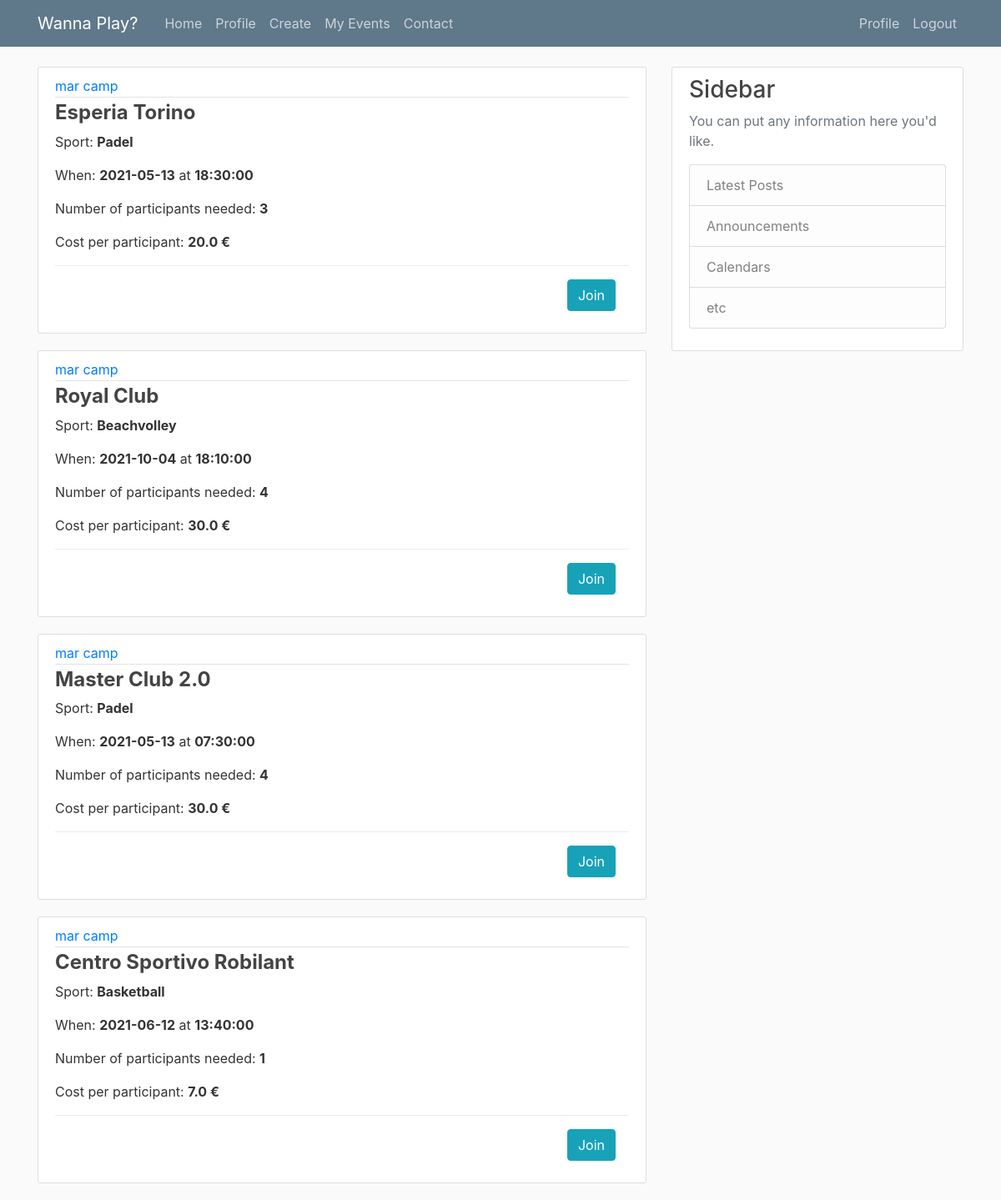
The page /home (signed in) on the database as committed earlier.
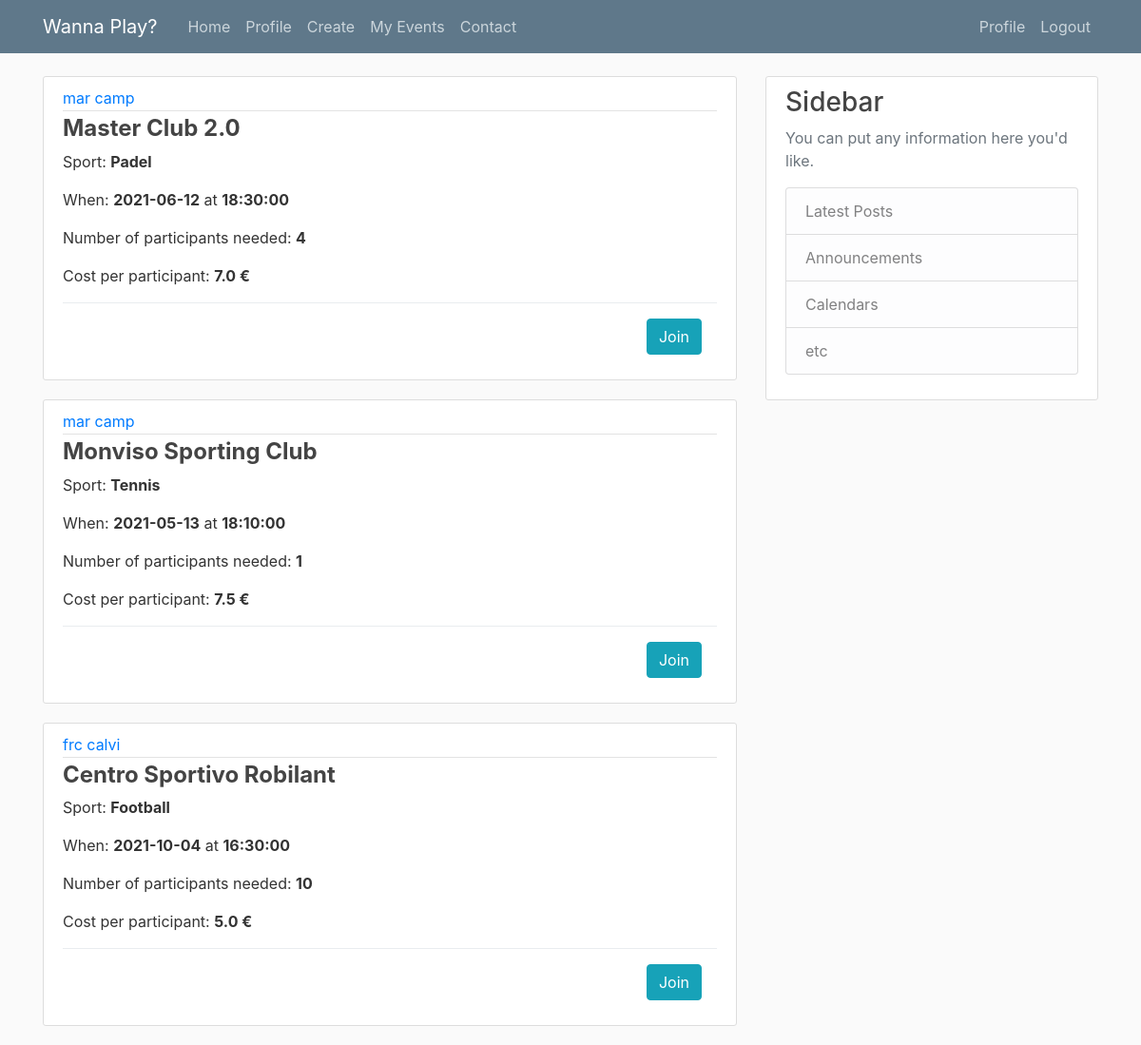
The same page on the database as committed later.
### flaskblog/models.py (models this page shows, shortened)
class Event(db.Model):
    id=db.Column(db.Integer, primary_key=True)
    date=db.Column(db.Date, nullable=False)
    time=db.Column(db.Time, nullable=False)
    cost=db.Column(db.Float, nullable=False, default='To be defined')
    np=db.Column(db.Integer, nullable=False)
    user_id=db.Column(db.Integer, db.ForeignKey('user.id'), nullable=False)
    club_id=db.Column(db.Integer, db.ForeignKey('club.id'), nullable=False)
    sport_id=db.Column(db.Integer, db.ForeignKey('sport.id'), nullable=False)
    participant2 = db.relationship('Participant', foreign_keys=[Participant.e_id], backref='part', lazy=True)

class User(db.Model, UserMixin):
    __tablename__='user'
    id=db.Column(db.Integer, primary_key=True)
    name = db.Column(db.String(60), nullable=False)
    surname = db.Column(db.String(60), nullable=False)
    birthdate= db.Column(db.Date, nullable=False)
    email=db.Column(db.String(120), unique=True, nullable=False)
    password=db.Column(db.String(60), nullable=False)
    image_file=db.Column(db.String(20), nullable=False, default='default.jpg')
    events=db.relationship('Event', backref='creator', lazy=True)
    sport_played_2 = db.relationship('SportPlayed', foreign_keys=[SportPlayed.u_id], backref='played', lazy=True)
    participant = db.relationship('Participant', foreign_keys=[Participant.u_id], backref='joined', lazy=True)

class Club(db.Model):
    id=db.Column(db.Integer, primary_key=True)
    name=db.Column(db.String(60), nullable=False)
    address=db.Column(db.String(240), nullable=False)
    phone=db.Column(db.String(60), nullable=False, unique=True)
    events_2=db.relationship('Event', backref='place', lazy=True)

class Sport(db.Model):
    __tablename__ = 'sport'
    id=db.Column(db.Integer, primary_key=True)
    name = db.Column(db.String(60), nullable=False)
    sport_played = db.relationship('SportPlayed', foreign_keys=[SportPlayed.s_id], backref='sport', lazy=True)
    events_4 = db.relationship('Event', backref='sportevent', lazy=True)

### flaskblog/routes.py (the view)
@app.route("/home")
@login_required
def home():
    posts = Event.query.all()
    return render_template('home.html', posts=posts)

### flaskblog/models.py (called while the page is built)
@login_manager.user_loader
def load_user(user_id):
    return User.query.get(int(user_id))

### flaskblog/templates/home.html
<!DOCTYPE html>
<html lang="en">
{% extends "layout.html" %}
{% block content %}
    {% for event in posts %}
        <article class="media content-section">
          <div class="media-body">
            <div class="article-metadata">
                <a class="mr-2" href="#">{{ event.creator.name }} {{ event.creator.surname }}</a>
            </div>
            <h4><a class="article-content" > <b>{{ event.place.name }}</b></a></h4>
              <p class="article-content"> Sport: <b> {{ event.sportevent.name }}  </b> </p>
              <p class="article-content"> When: <b>{{ event.date }}</b> at <b>{{ event.time }} </b> </p>
            <p class="article-content"> Number of participants needed: <b>{{ event.np }}</b></p>
              <p class="article-content"> Cost per participant: <b> {{ event.cost }} € </b> </p>
        <div class="modal-footer">
          <form action="{{ url_for('join', event_id=event.id) }}" method="POST">
            <input class="btn btn-info" type="submit" value="Join">
          </form>
        </div>
          </div>
        </article>
    {% endfor %}
{% endblock content %}

### flaskblog/templates/layout.html (shortened to what this page needs)
<!DOCTYPE html>
<html>
<head>
    <link rel="stylesheet" href="https://maxcdn.bootstrapcdn.com/bootstrap/4.0.0/css/bootstrap.min.css">
    <link rel="stylesheet" type="text/css" href="{{ url_for('static', filename='main.css') }}">
</head>
<body>
    <header class="site-header">
      <nav class="navbar navbar-expand-md navbar-dark bg-steel fixed-top">
        <div class="container">
          <a class="navbar-brand mr-4" href="/">Wanna Play?</a>
          <div class="collapse navbar-collapse" id="navbarToggle">
            <div class="navbar-nav mr-auto">
              <a class="nav-item nav-link" href="{{ url_for('home') }}">Home</a>
              <a class="nav-item nav-link" href="{{ url_for('profile') }}">Profile</a>
                <a class="nav-item nav-link" href="{{ url_for('create') }}">Create</a>
              <a class="nav-item nav-link" href="{{ url_for('myevents') }}">My Events</a>
              <a class="nav-item nav-link" href="{{ url_for('contact') }}">Contact</a>
            </div>
            <div class="navbar-nav">
                {% if current_user.is_authenticated %}
                <a class="nav-item nav-link" href="{{ url_for('profile') }}">Profile</a>
                <a class="nav-item nav-link" href="{{ url_for('logout') }}">Logout</a>
              {% else %}
              <a class="nav-item nav-link" href="{{ url_for('login') }}">Login</a>
              <a class="nav-item nav-link" href="{{ url_for('register') }}">Register</a>
                {% endif %}
            </div>
          </div>
        </div>
      </nav>
    </header>
    <main role="main" class="container">
      <div class="row">
        <div class="col-md-8">
          {% block content %}{% endblock %}
        </div>
        <div class="col-md-4">
          <div class="content-section">
            <h3>Sidebar</h3>
            <p class='text-muted'>You can put any information here you'd like.
              <ul class="list-group">
                <li class="list-group-item list-group-item-light">Latest Posts</li>
                <li class="list-group-item list-group-item-light">Announcements</li>
                <li class="list-group-item list-group-item-light">Calendars</li>
                <li class="list-group-item list-group-item-light">etc</li>
              </ul>
            </p>
          </div>
        </div>
      </div>
    </main>
</body>
</html>

### flaskblog/static/main.css (style rules this page uses)
body { background: #fafafa; color: #333333; margin-top: 5rem; }
h1, h2, h3, h4, h5, h6 { color: #444444; }
.bg-steel { background-color: #5f788a; }
.site-header .navbar-nav .nav-link { color: #cbd5db; }
.content-section { background: #ffffff; padding: 10px 20px; border: 1px solid #dddddd; border-radius: 3px; margin-bottom: 20px; }
.article-content { white-space: pre-line; }
.article-metadata { padding-bottom: 1px; margin-bottom: 4px; border-bottom: 1px solid #e3e3e3 }

Rows that differ between the two databases and show on the page:
removed Event: creator.name "mar", creator.surname "camp", place.name "Centro Sportivo Robilant", sportevent.name "Basketball", date "2021-06-12", time "13:40:00", np "1", cost "7.0"
changed Event "Padel": place.name "Esperia Torino" → "Master Club 2.0"; date "2021-05-13" → "2021-06-12"; np "3" → "4"; cost "20.0" → "7.0"
changed Event: place.name "Royal Club" → "Monviso Sporting Club"; sportevent.name "Beachvolley" → "Tennis"; date "2021-10-04" → "2021-05-13"; np "4" → "1"; cost "30.0" → "7.5"
changed Event: creator.name "mar" → "frc"; creator.surname "camp" → "calvi"; place.name "Master Club 2.0" → "Centro Sportivo Robilant"; sportevent.name "Padel" → "Football"; date "2021-05-13" → "2021-10-04"; time "07:30:00" → "16:30:00"; np "4" → "10"; cost "30.0" → "5.0"
